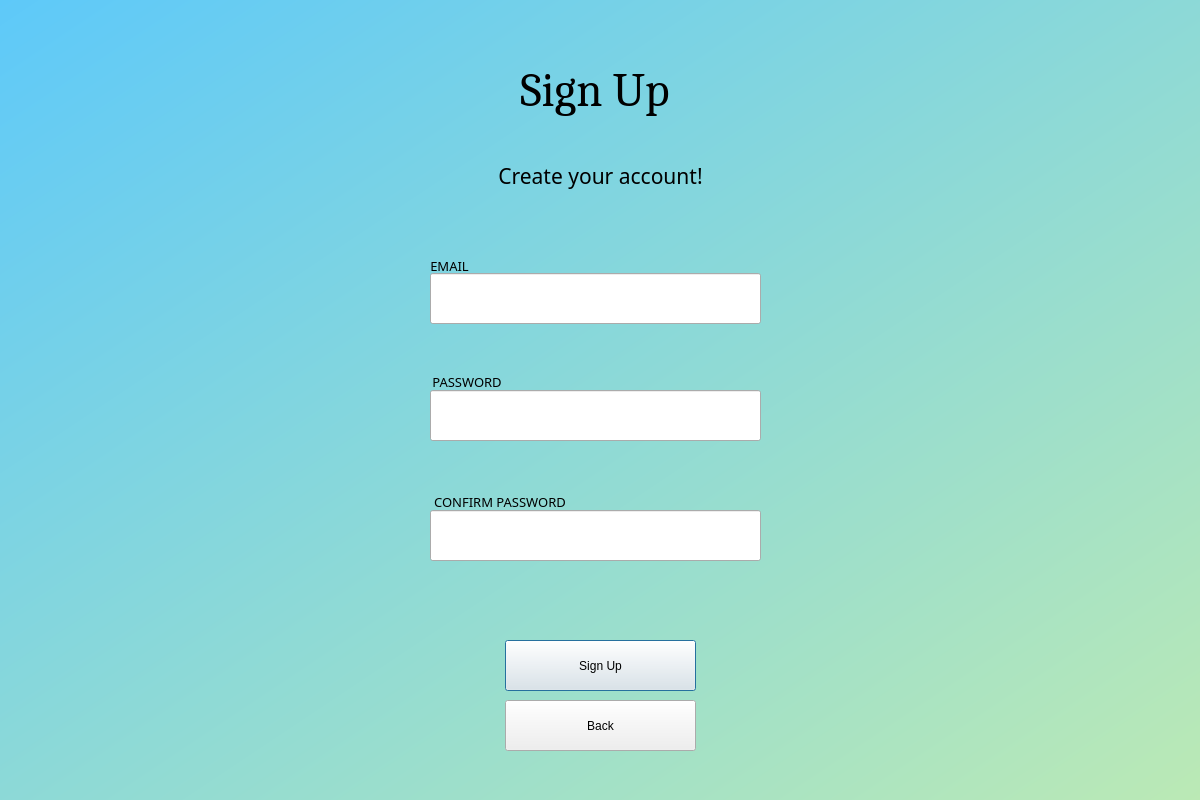
<?xml version="1.0" encoding="UTF-8"?>
<ui version="4.0">
 <class>main</class>
 <widget class="QDialog" name="main">
  <property name="geometry">
   <rect>
    <x>0</x>
    <y>0</y>
    <width>1200</width>
    <height>800</height>
   </rect>
  </property>
  <property name="windowTitle">
   <string>Dialog</string>
  </property>
  <property name="styleSheet">
   <string notr="true"/>
  </property>
  <widget class="QWidget" name="bg" native="true">
   <property name="geometry">
    <rect>
     <x>0</x>
     <y>0</y>
     <width>1201</width>
     <height>801</height>
    </rect>
   </property>
   <property name="styleSheet">
    <string notr="true">QWidget#bg{
background-color: qlineargradient(spread:pad, x1:0, y1:0, x2:1, y2:1, stop:0 rgba(0, 176, 255, 155), stop:1 rgba(153, 229, 143, 155));
}
</string>
   </property>
   <widget class="QLabel" name="welcome">
    <property name="geometry">
     <rect>
      <x>140</x>
      <y>30</y>
      <width>910</width>
      <height>121</height>
     </rect>
    </property>
    <property name="font">
     <font>
      <family>Cambria</family>
      <pointsize>35</pointsize>
     </font>
    </property>
    <property name="layoutDirection">
     <enum>Qt::LeftToRight</enum>
    </property>
    <property name="styleSheet">
     <string notr="true"/>
    </property>
    <property name="text">
     <string>Sign Up</string>
    </property>
    <property name="alignment">
     <set>Qt::AlignCenter</set>
    </property>
   </widget>
   <widget class="QLabel" name="sign_or_new">
    <property name="geometry">
     <rect>
      <x>320</x>
      <y>160</y>
      <width>561</width>
      <height>31</height>
     </rect>
    </property>
    <property name="font">
     <font>
      <family>Bahnschrift</family>
      <pointsize>16</pointsize>
     </font>
    </property>
    <property name="text">
     <string>Create your account!</string>
    </property>
    <property name="alignment">
     <set>Qt::AlignCenter</set>
    </property>
   </widget>
   <widget class="QPushButton" name="signup">
    <property name="enabled">
     <bool>true</bool>
    </property>
    <property name="geometry">
     <rect>
      <x>505</x>
      <y>640</y>
      <width>191</width>
      <height>51</height>
     </rect>
    </property>
    <property name="text">
     <string>Sign Up</string>
    </property>
    <property name="checkable">
     <bool>false</bool>
    </property>
   </widget>
   <widget class="QLineEdit" name="emailfield">
    <property name="geometry">
     <rect>
      <x>430</x>
      <y>273</y>
      <width>331</width>
      <height>51</height>
     </rect>
    </property>
    <property name="text">
     <string/>
    </property>
   </widget>
   <widget class="QLineEdit" name="passwordfield">
    <property name="geometry">
     <rect>
      <x>430</x>
      <y>390</y>
      <width>331</width>
      <height>51</height>
     </rect>
    </property>
    <property name="text">
     <string/>
    </property>
    <property name="echoMode">
     <enum>QLineEdit::Password</enum>
    </property>
   </widget>
   <widget class="QLabel" name="email_label">
    <property name="geometry">
     <rect>
      <x>369</x>
      <y>250</y>
      <width>161</width>
      <height>31</height>
     </rect>
    </property>
    <property name="font">
     <font>
      <family>Bahnschrift</family>
      <pointsize>10</pointsize>
     </font>
    </property>
    <property name="text">
     <string>EMAIL</string>
    </property>
    <property name="alignment">
     <set>Qt::AlignCenter</set>
    </property>
   </widget>
   <widget class="QLabel" name="email_label_2">
    <property name="geometry">
     <rect>
      <x>387</x>
      <y>372</y>
      <width>160</width>
      <height>20</height>
     </rect>
    </property>
    <property name="font">
     <font>
      <family>Bahnschrift</family>
      <pointsize>10</pointsize>
     </font>
    </property>
    <property name="text">
     <string>PASSWORD</string>
    </property>
    <property name="alignment">
     <set>Qt::AlignCenter</set>
    </property>
   </widget>
   <widget class="QLabel" name="errorlabel">
    <property name="geometry">
     <rect>
      <x>433</x>
      <y>588</y>
      <width>330</width>
      <height>30</height>
     </rect>
    </property>
    <property name="styleSheet">
     <string notr="true"/>
    </property>
    <property name="text">
     <string/>
    </property>
   </widget>
   <widget class="QLineEdit" name="confirmpasswordfield">
    <property name="geometry">
     <rect>
      <x>430</x>
      <y>510</y>
      <width>331</width>
      <height>51</height>
     </rect>
    </property>
    <property name="text">
     <string/>
    </property>
    <property name="echoMode">
     <enum>QLineEdit::Password</enum>
    </property>
   </widget>
   <widget class="QLabel" name="email_label_3">
    <property name="geometry">
     <rect>
      <x>420</x>
      <y>492</y>
      <width>160</width>
      <height>20</height>
     </rect>
    </property>
    <property name="font">
     <font>
      <family>Bahnschrift</family>
      <pointsize>10</pointsize>
     </font>
    </property>
    <property name="text">
     <string>CONFIRM PASSWORD</string>
    </property>
    <property name="alignment">
     <set>Qt::AlignCenter</set>
    </property>
   </widget>
   <widget class="QPushButton" name="back">
    <property name="enabled">
     <bool>true</bool>
    </property>
    <property name="geometry">
     <rect>
      <x>505</x>
      <y>700</y>
      <width>191</width>
      <height>51</height>
     </rect>
    </property>
    <property name="text">
     <string>Back</string>
    </property>
    <property name="checkable">
     <bool>false</bool>
    </property>
   </widget>
  </widget>
 </widget>
 <resources/>
 <connections/>
</ui>
